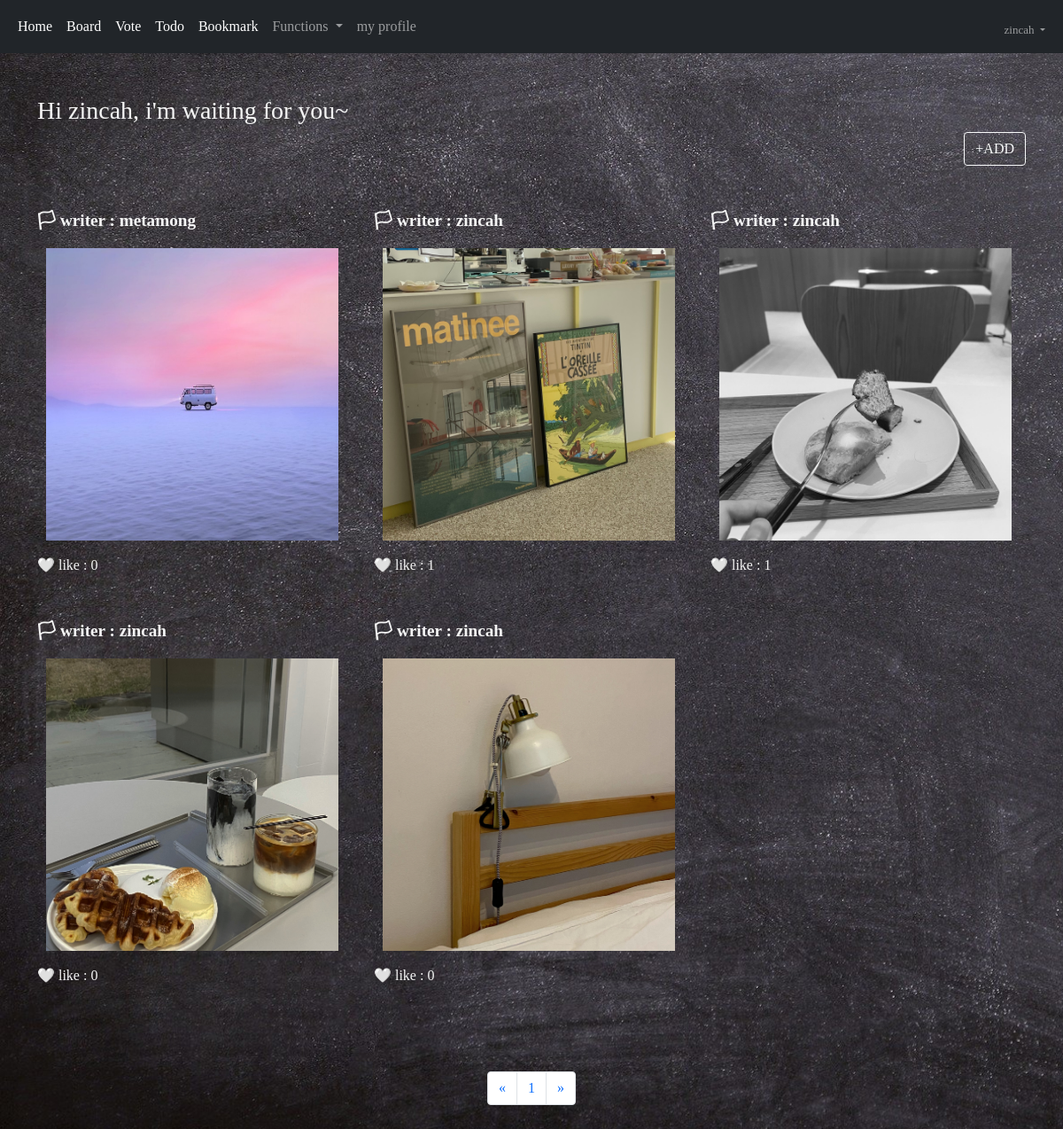
Page /board (signed in) on the committed database.
### acc/models.py (models this page shows, shortened)
class User(AbstractUser):
    comment = models.TextField()
    nickname = models.CharField(max_length=30)
    email = models.EmailField()
    picture = models.ImageField(upload_to="usr")

### board/models.py (models this page shows, shortened)
class Board(models.Model):
    picture = models.ImageField(upload_to="boa")
    writer = models.CharField(max_length=30)
    content = models.TextField()
    pubdate = models.DateTimeField()
    like = models.ManyToManyField(User, blank=True)

### board/views.py (the view)
# urls.py: path('', views.index, name="index"),
def index(request):
    page = request.GET.get('page', 1)
    b = Board.objects.all()
    b = b.order_by('-pubdate')
    pag = Paginator(b, 6)
    obj = pag.get_page(page)
    context = {
        "blist" : obj,
    }
    return render(request, "board/index.html", context)

### template/board/index.html (shortened to what this page needs)
{% extends 'base.html' %}
{% block auth %}
{% load mathfilters %}
<body style="color:whitesmoke;">
    <div class="container my-5">
        <div class="font-color">
            <h3>Hi {{ user.username }}, i'm waiting for you~ </h3>
            <div class="text-end">
                <a href="{% url 'board:create' %}"><button class="btn btn-outline-light">+ADD</button></a>
            </div>
        </div>
        <div class="row my-5">
            {% for i in blist %}
            <div class="col-lg-4">
                <div style="font-size: larger;">
                <b>🏳 writer : {{ i.writer }}</b>
                </div>
                <div class="box2 mt-3">
                    <div class="text-center">
                        <a href="{%url 'board:detail' i.id %}"><img src="{{ i.picture.url }}" height="330px" width="330px"></a>
                    </div>
                    <div class="mt-3 mb-5">
                        🤍 like : {{ i.like.all.count }}
                    </div>
                </div>
            </div>
            {% endfor %}
        </div>
        <nav aria-label="Page navigation example">
            <ul class="pagination justify-content-center">
                <li class="page-item">
                    <a class="page-link" {% if blist.has_previous %} href="{% url 'board:index' %}?page={{ blist.previous_page_number }}" {% endif %} aria-label="Previous">
                    <span aria-hidden="true">&laquo;</span>
                    </a>
                </li>
                {% for i in blist.paginator.page_range %}
                    {% if i >= blist.number|sub:1|intdiv:5|mul:5|add:1 and i <= blist.number|sub:1|intdiv:5|add:1|mul:5 %}
                        <li class="page-item"><a class="page-link" href="{% url 'board:index' %}?page={{i}}">{{ i }}</a></li>
                    {% endif %}
                {% endfor %}
                <li class="page-item">
                    <a class="page-link" {% if blist.has_next %} href="{% url 'board:index' %}?page={{ blist.next_page_number }}" {% endif %} aria-label="Next">
                    <span aria-hidden="true">&raquo;</span>
                    </a>
                </li>
            </ul>
        </nav>
    </div>
</body>
{% endblock %}

### template/base.html (shortened to what this page needs)
<!doctype html>
<html lang="en">
  <head>
    <link href="https://cdn.jsdelivr.net/npm/bootstrap@5.1.3/dist/css/bootstrap.min.css" rel="stylesheet">
  </head>
  <body>
        {% if user.is_authenticated %}
        <nav class="navbar navbar-expand-lg navbar-dark bg-dark">
            <div class="container-fluid">
                <div class="collapse navbar-collapse" id="navbarSupportedContent">
                    <ul class="navbar-nav me-auto mb-2 mb-lg-0">
                        <li class="nav-item">
                            <a class="nav-link active" aria-current="page" href="{% url 'acc:index' %}">Home</a>
                        </li>
                        <li class="nav-item">
                            <a class="nav-link active" aria-current="page" href="{%url 'board:index' %}">Board</a>
                        </li>
                        <li class="nav-item">
                            <a class="nav-link active" aria-current="page" href="{%url 'vote:index' %}">Vote</a>
                        </li>
                        <li class="nav-item">
                            <a class="nav-link active" aria-current="page" href="{%url 'todo:index' %}">Todo</a>
                        </li>
                        <li class="nav-item">
                            <a class="nav-link active" aria-current="page" href="{%url 'book:index' %}">Bookmark</a>
                        </li>
                        <li class="nav-item dropdown">
                            <a class="nav-link dropdown-toggle" href="#" id="navbarDropdown" role="button" data-bs-toggle="dropdown" aria-expanded="false">
                              Functions
                            </a>
                        </li>
                        <li class="nav-item">
                            <a class="nav-link" href="{% url 'acc:profile' %}">my profile</a>
                        </li>
                    </ul>
                    <ul class="navbar-nav ms-auto mb-2 mb-lg-0">
                        <li class="nav-item dropdown mt-2" style="font-size: small;">
                            <a class="nav-link dropdown-toggle" href="#" id="navbarDropdown" role="button" data-bs-toggle="dropdown" aria-expanded="false">
                            {{ user.username }}
                            </a>
                        </li>
                    </ul>
                </div>
            </div>
        </nav>
            {% block auth %}
            {% endblock %}
        {% endif %}
  </body>
</html>

### template/base.html (style rules this page uses)
body { background-image: url('/media/base.jpg'); font-family: Comic Sans MS; background-size: cover; }

### template/board/index.html (style rules this page uses)
.box2 { width: 350px; }

### rows in the picture
User: username "zincah"
Board: writer "metamong", picture (picture), like.all.count "0"
Board: writer "zincah", picture (picture), like.all.count "1"
Board: writer "zincah", picture (picture), like.all.count "1"
Board: writer "zincah", picture (picture), like.all.count "0"
Board: writer "zincah", picture (picture), like.all.count "0"

### other values in the picture
{{ i }} "1"
